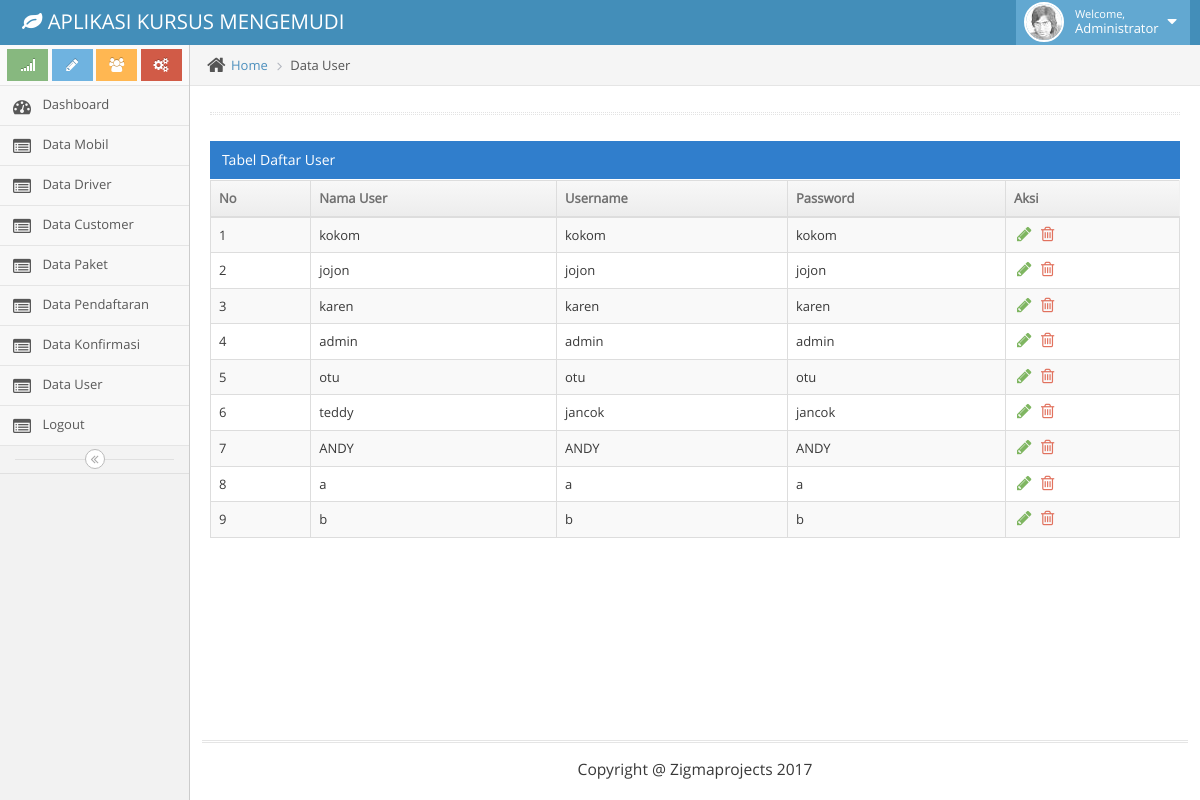
/admin/index.php?menu=user (signed in), run on the app's committed database.
### tables this page shows
CREATE TABLE `trx_user` (
  `id` int(11) NOT NULL,
  `id_usr` int(11) NOT NULL,
  `username` varchar(50) NOT NULL,
  `password` varchar(50) NOT NULL,
  `role` enum('user','admin') NOT NULL
);

CREATE TABLE `mst_customer` (
  `id` int(11) NOT NULL,
  `nama` varchar(50) NOT NULL,
  `alamat` varchar(100) NOT NULL,
  `no_telp` varchar(50) NOT NULL,
  `no_ktp` varchar(30) NOT NULL,
  `foto` varchar(100) NOT NULL
);

### admin/master-user.php (the view, shortened to what this page needs)
<div class="main-content">
				<div class="main-content-inner">
					<div class="breadcrumbs ace-save-state" id="breadcrumbs">
						<ul class="breadcrumb">
							<li>
								<i class="ace-icon fa fa-home home-icon"></i>
								<a href="#">Home</a>
							</li>
							<li class="active">Data User</li>
						</ul>
					</div>
					<div class="page-content">
						<div class="row">
							<div class="col-xs-12">
								<div class="hr hr-18 dotted hr-double"></div>
								<div class="row">
									<div class="col-xs-12">
										<div class="clearfix">
										</div>
										<div class="table-header">
											Tabel Daftar User
										</div>
										<div>
											<table id="dynamic-table" class="table table-striped table-bordered table-hover">
												<thead>
													<tr>
														<th>No</th>
														<th>Nama User</th>
														<th>Username</th>
														<th>Password</th>
														<th class="hidden-480">Aksi</th>
													</tr>
												</thead>
												<tbody>
                                                <?php
                                                $query = "select a.id as idx, a.*, b.* from trx_user a, mst_customer b where a.id_usr=b.id";
												$data = mysql_query( $query) or die(mysql_error());
												$no = 0;
												while($row = mysql_fetch_array($data)){
													$no++;
													?>
													<tr>
														<td><?php echo $no;?></td>
														<td><?php echo $row['nama'];?></td>
														<td><?php echo $row['username'];?></td>
														<td><?php echo $row['password'];?></td>
														<td>
															<div class="hidden-sm hidden-xs action-buttons">
																<a class="green" href="?menu=form-user&kode=<?php echo $row['idx'];?>&aksi=ubah">
																	<i class="ace-icon fa fa-pencil bigger-130"></i>
																</a>
																<a class="red" href="proses-user.php?aksi=hapus&kode=<?php echo $row['idx'];?>">
																	<i class="ace-icon fa fa-trash-o bigger-130"></i>
																</a>
															</div>
														</td>
													</tr>
													<?php
													}
												?>
												</tbody>
											</table>
										</div>
									</div>
								</div>
							</div>
						</div>
					</div>
				</div>
			</div>

### data on the page
trx_user: mst_customer.nama "kokom", username "kokom", password "kokom"
trx_user: mst_customer.nama "jojon", username "jojon", password "jojon"
trx_user: mst_customer.nama "karen", username "karen", password "karen"
trx_user: mst_customer.nama "admin", username "admin", password "admin"
trx_user: mst_customer.nama "otu", username "otu", password "otu"
trx_user: mst_customer.nama "teddy", username "jancok", password "jancok"
trx_user: mst_customer.nama "ANDY", username "ANDY", password "ANDY"
trx_user: mst_customer.nama "a", username "a", password "a"
trx_user: mst_customer.nama "b", username "b", password "b"
